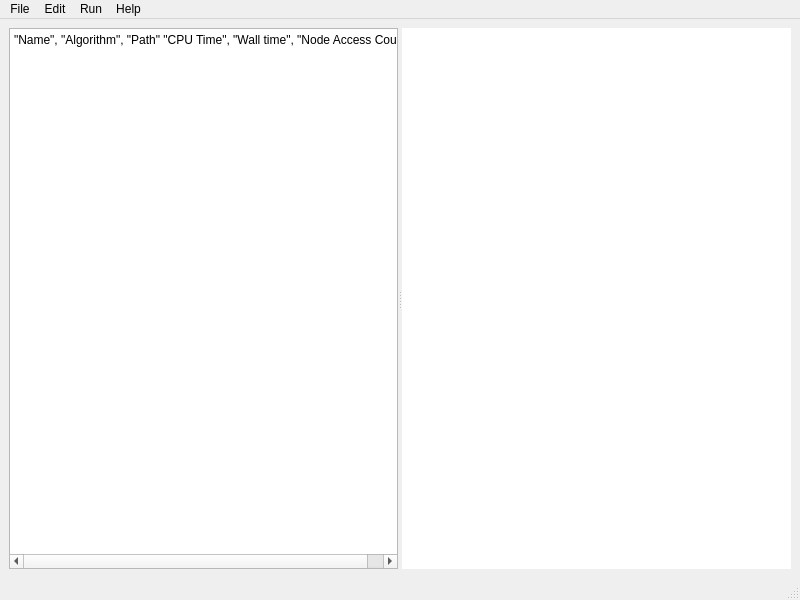
<?xml version="1.0" encoding="UTF-8"?>
<ui version="4.0">
 <class>MainWindow</class>
 <widget class="QMainWindow" name="MainWindow">
  <property name="geometry">
   <rect>
    <x>0</x>
    <y>0</y>
    <width>800</width>
    <height>600</height>
   </rect>
  </property>
  <property name="sizePolicy">
   <sizepolicy hsizetype="Expanding" vsizetype="Expanding">
    <horstretch>0</horstretch>
    <verstretch>0</verstretch>
   </sizepolicy>
  </property>
  <property name="windowTitle">
   <string>Pathfinding and visualisation tool - Huw Pritchard</string>
  </property>
  <widget class="QWidget" name="centralwidget">
   <layout class="QHBoxLayout" name="horizontalLayout">
    <item>
     <widget class="QSplitter" name="splitter">
      <property name="orientation">
       <enum>Qt::Horizontal</enum>
      </property>
      <widget class="QPlainTextEdit" name="plainTextEdit">
       <property name="lineWrapMode">
        <enum>QPlainTextEdit::NoWrap</enum>
       </property>
       <property name="plainText">
        <string>&quot;Name&quot;, &quot;Algorithm&quot;, &quot;Path&quot; &quot;CPU Time&quot;, &quot;Wall time&quot;, &quot;Node Access Count&quot;</string>
       </property>
      </widget>
      <widget class="QGraphicsView" name="graphicsView">
       <property name="autoFillBackground">
        <bool>false</bool>
       </property>
       <property name="frameShape">
        <enum>QFrame::NoFrame</enum>
       </property>
       <property name="verticalScrollBarPolicy">
        <enum>Qt::ScrollBarAsNeeded</enum>
       </property>
       <property name="horizontalScrollBarPolicy">
        <enum>Qt::ScrollBarAsNeeded</enum>
       </property>
       <property name="backgroundBrush">
        <brush brushstyle="SolidPattern">
         <color alpha="255">
          <red>204</red>
          <green>204</green>
          <blue>204</blue>
         </color>
        </brush>
       </property>
       <property name="foregroundBrush">
        <brush brushstyle="NoBrush">
         <color alpha="255">
          <red>0</red>
          <green>0</green>
          <blue>0</blue>
         </color>
        </brush>
       </property>
      </widget>
     </widget>
    </item>
   </layout>
  </widget>
  <widget class="QMenuBar" name="menubar">
   <property name="geometry">
    <rect>
     <x>0</x>
     <y>0</y>
     <width>800</width>
     <height>28</height>
    </rect>
   </property>
   <widget class="QMenu" name="menuFile">
    <property name="title">
     <string>File</string>
    </property>
    <addaction name="actionOpen"/>
    <addaction name="actionOpenFolder"/>
    <addaction name="separator"/>
    <addaction name="actionExit"/>
   </widget>
   <widget class="QMenu" name="menuRun">
    <property name="title">
     <string>Run</string>
    </property>
    <addaction name="actionAStar"/>
    <addaction name="actionDijkstra"/>
    <addaction name="actionRun_LPA"/>
    <addaction name="actionGreedy_Best_first_Search"/>
    <addaction name="actionAll"/>
    <addaction name="separator"/>
    <addaction name="actionRBFS"/>
    <addaction name="actionIDA"/>
   </widget>
   <widget class="QMenu" name="menuHelp">
    <property name="title">
     <string>Help</string>
    </property>
    <addaction name="actionAbout"/>
   </widget>
   <widget class="QMenu" name="menuEdit">
    <property name="title">
     <string>Edit</string>
    </property>
    <addaction name="actionClear"/>
   </widget>
   <addaction name="menuFile"/>
   <addaction name="menuEdit"/>
   <addaction name="menuRun"/>
   <addaction name="menuHelp"/>
  </widget>
  <widget class="QStatusBar" name="statusbar"/>
  <action name="actionOpen">
   <property name="text">
    <string>Open file</string>
   </property>
  </action>
  <action name="actionDijkstra">
   <property name="text">
    <string>Dijkstra</string>
   </property>
  </action>
  <action name="actionAStar">
   <property name="text">
    <string>A*</string>
   </property>
  </action>
  <action name="actionExit">
   <property name="text">
    <string>Exit</string>
   </property>
  </action>
  <action name="actionAbout">
   <property name="text">
    <string>About</string>
   </property>
  </action>
  <action name="actionAll">
   <property name="text">
    <string>All</string>
   </property>
  </action>
  <action name="actionOpenFolder">
   <property name="text">
    <string>Open Folder</string>
   </property>
  </action>
  <action name="actionDraw">
   <property name="text">
    <string>Draw</string>
   </property>
  </action>
  <action name="actionTest">
   <property name="text">
    <string>Test</string>
   </property>
  </action>
  <action name="actionRun_LPA">
   <property name="text">
    <string>Run LPA*</string>
   </property>
   <property name="visible">
    <bool>false</bool>
   </property>
  </action>
  <action name="actionClear">
   <property name="text">
    <string>Clear</string>
   </property>
  </action>
  <action name="actionIDA">
   <property name="enabled">
    <bool>false</bool>
   </property>
   <property name="text">
    <string>IDA*</string>
   </property>
  </action>
  <action name="actionRBFS">
   <property name="enabled">
    <bool>false</bool>
   </property>
   <property name="text">
    <string>RBFS</string>
   </property>
  </action>
  <action name="actionGreedy_Best_first_Search">
   <property name="text">
    <string>Greedy Best-first Search</string>
   </property>
  </action>
  <action name="actionOther">
   <property name="text">
    <string>Other</string>
   </property>
  </action>
 </widget>
 <resources/>
 <connections/>
</ui>
